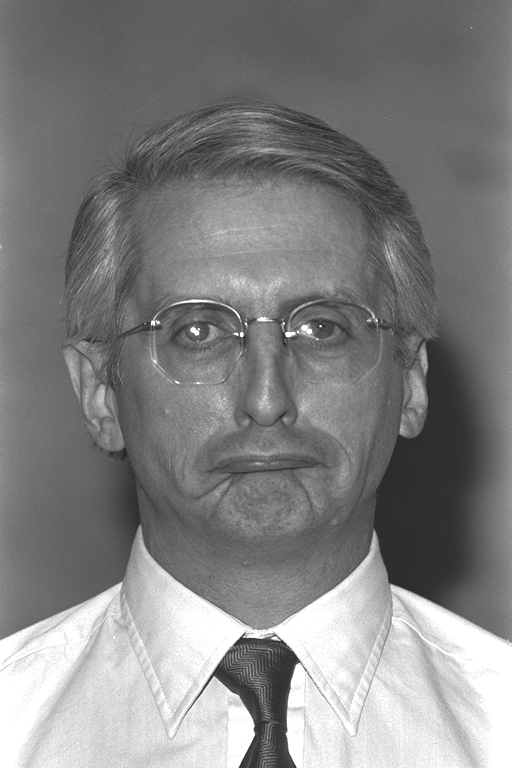
#> input picture PreProcessor/test.ppm, 512 x 768 px
$ python resize_image.py
#> lines starting #> are read from the running program, lines starting #| are printed output that depends on the picture
#> the answer given: ../test.ppm
from PIL import Image
import os


def resize_image(input_path, output_path):
    # Open the image
#> called with input_path = '../test.ppm', output_path = '../test_resized.png'
    original_image = Image.open(input_path)
#> original_image is the input picture: PIL image 512x768 RGB; mean R, G, B 129.3, 129.4, 129.4

    # Create a new image with dimensions 768x768 and fill with white
    new_size = (768, 768)
    new_image = Image.new("RGB", new_size, "white")
#> new_image: PIL image 768x768 RGB; every value is 255

    # Paste the original image onto the new image with center alignment
    offset = ((new_size[0] - original_image.width) // 2, (new_size[1] - original_image.height) // 2)
#> offset = (128, 0)
    new_image.paste(original_image, offset)
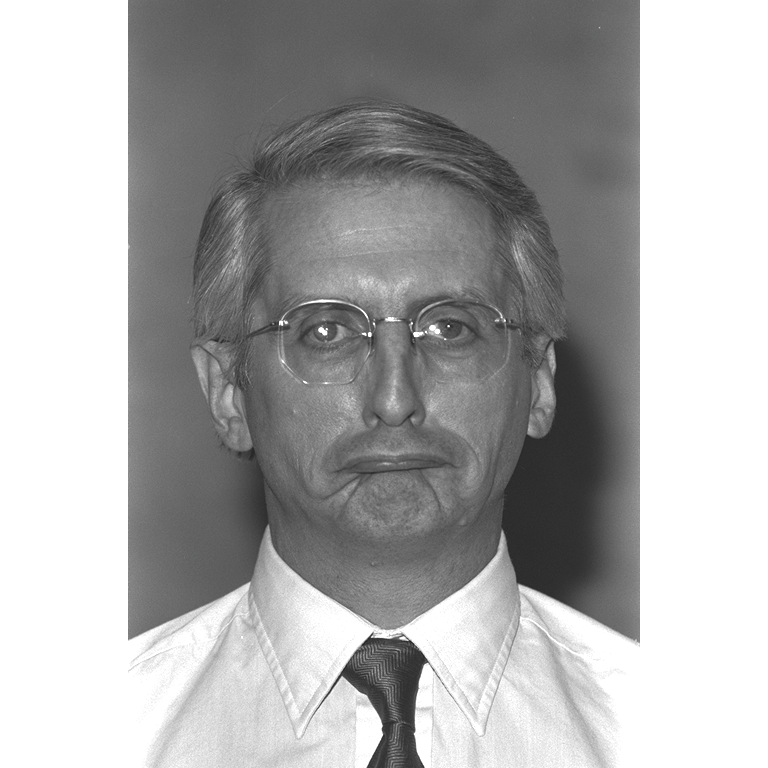
#> new_image: PIL image 768x768 RGB; mean R, G, B 171.2, 171.2, 171.2

    # Resize the image to 512x512
    resized_image = new_image.resize((512, 512))

    # Save the resized image as PNG
    resized_image.save(output_path, "PNG")


if __name__ == "__main__":
    # Get input image path
    input_image_path = input("Enter the path of the input image (.ppm format): ").strip()

    # Check if the file exists
    if not os.path.exists(input_image_path):
        print("Error: The specified file does not exist.")
    else:
        # Create output path with the same name and PNG extension
        output_image_path = os.path.splitext(input_image_path)[0] + "_resized.png"

        # Perform the resizing and saving
        resize_image(input_image_path, output_image_path)
        print(f"Image resized and saved to {output_image_path}")
